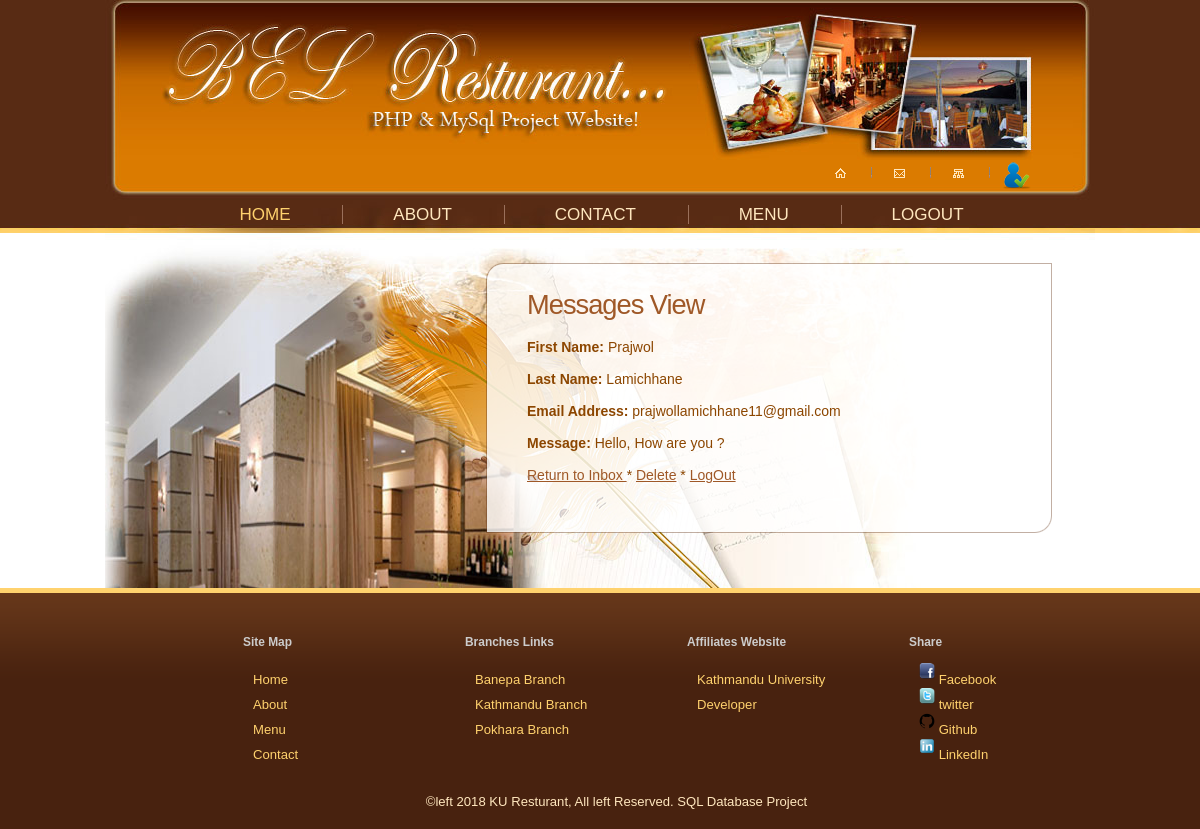
Screenshot of /res3/view_message.php?id=1 (signed in) with the database file from the repository.
### tables this page shows
CREATE TABLE `contactus` (
  `contact_id` int(8) UNSIGNED NOT NULL,
  `first_name` varchar(30) DEFAULT NULL,
  `last_name` varchar(30) DEFAULT NULL,
  `email` varchar(50) DEFAULT NULL,
  `message` varchar(360) DEFAULT NULL,
  `date_created` datetime NOT NULL
);

### res3/view_message.php (the view, shortened to what this page needs)
<?php
include ('includes/header.php');
echo '<div id="content">
      <div class="container">
         <div class="inside">
            <div class="box alt">
            	<div class="left-top-corner">
               	<div class="right-top-corner">
                  	<div class="border-top"></div>
                  </div>
               </div>
               <div class="border-left">
               	<div class="border-right">
                  	<div class="inner">
                     	<div class="wrapper">
<h3>Messages View</h3>';
if ( (isset($_GET['id'])) && (is_numeric($_GET['id'])) ) {
	$id = $_GET['id'];
} elseif ( (isset($_POST['id'])) && (is_numeric($_POST['id'])) ) {
	$id = $_POST['id'];
} else {
	echo '<p class="error">This page has been accessed in error.</p>';
	include ('includes/footer.php');
	exit();
}
require_once ('./mysqli_connect.php');
$q = "SELECT first_name, last_name, email, message, contact_id FROM contactus WHERE contact_id=$id";
$r = @mysqli_query ($dbc, $q);
if (mysqli_num_rows($r) == 1) {
	$row = mysqli_fetch_array ($r, MYSQLI_ASSOC	);
	echo '<form action="delete_message.php" method="post">
<p><b>First Name:</b> ' . $row['first_name'] . '</p>
<p><b>Last Name:</b> ' . $row['last_name'] . ' </p>
<p><b>Email Address:</b> ' . $row['email'] . ' </p>
<p><b>Message:</b> ' . $row['message'] . '</p>
<div></div>
<p> <a href="messages.php"> Return to Inbox
</a> * <a href="delete_message.php?id=' . $row['contact_id'] . '">Delete</a> *
<a href="logout.php"> LogOut </a></p>
<input type="hidden" name="submitted" value="TRUE" />
<input type="hidden" name="id" value="' . $id . '" />
</form>';
} else {
	echo '<p class="error">This page has been accessed in error.</p>';
}
echo '                        	<dl class="special fright">
                           	</div>
                     </div>
                  </div>
               </div>
               <div class="left-bot-corner">
               	<div class="right-bot-corner">
                  	<div class="border-bot"></div>
                  </div>
               </div>
            </div>
 </div>
      </div>
   </div>
';
include ('includes/footer.php');
?>

### res3/css/main.css (style rules this page uses)
* { margin:0; padding:0; }
html, body { height:100%; }
html { min-width:990px; }
body { background:url(./images/top-tail.jpg) center top repeat-x #48220f; font-family:Tahoma, Geneva, sans-serif; font-size:100%; line-height:.875em; color:#70635b; }
#header, #content, #footer { font-size:0.82em; position:relative; }
.wrapper { width:100%; overflow:hidden; }
.container { width:990px; margin:0 auto; }
p { margin-bottom:18px; font-size:14px; color:#8C4600 }
a { color:#9f5827; outline:none; }
h3 { font-family:Verdana, Geneva, sans-serif; font-size:2.08em; line-height:1em; font-weight:normal; letter-spacing:-1px; color:#9f5827; margin-bottom:22px; }
.box { width:100%; }
.box.alt { margin-bottom:15px; }
.box .left-top-corner { background:url(./images/left-top-corner.png) no-repeat left top; padding-left:18px; }
.box .right-top-corner { background:url(./images/right-top-corner.png) no-repeat right top; padding-right:1px; }
.box .border-top { background:url(./images/border-top.png) left top repeat-x; height:18px; overflow:hidden; font-size:0; line-height:0; }
.box .border-left { background:url(./images/border-side.png) left top repeat-y; padding-left:1px; }
.box .border-right { background:url(./images/border-side.png) right top repeat-y; padding-right:1px; }
.box .left-bot-corner { background:url(./images/left-bot-corner.png) no-repeat left top; padding-left:1px; }
.box .right-bot-corner { background:url(./images/right-bot-corner.png) no-repeat right top; padding-right:18px; }
.box .border-bot { background:url(./images/border-bot.png) left top repeat-x; height:18px; overflow:hidden; font-size:0; line-height:0; }
.box .inner { padding:10px 40px 15px 40px; background:url(./images/box-bg.png) left top; }
#content { background:url(./images/content-bg.jpg) no-repeat center -1px #fff; width:100%; }
#content .inside { padding:30px 43px 40px 381px; }

### rows the page displays
contactus: first_name "Prajwol", last_name "Lamichhane", email "prajwollamichhane11@gmail.com", message "Hello, How are you ?"
